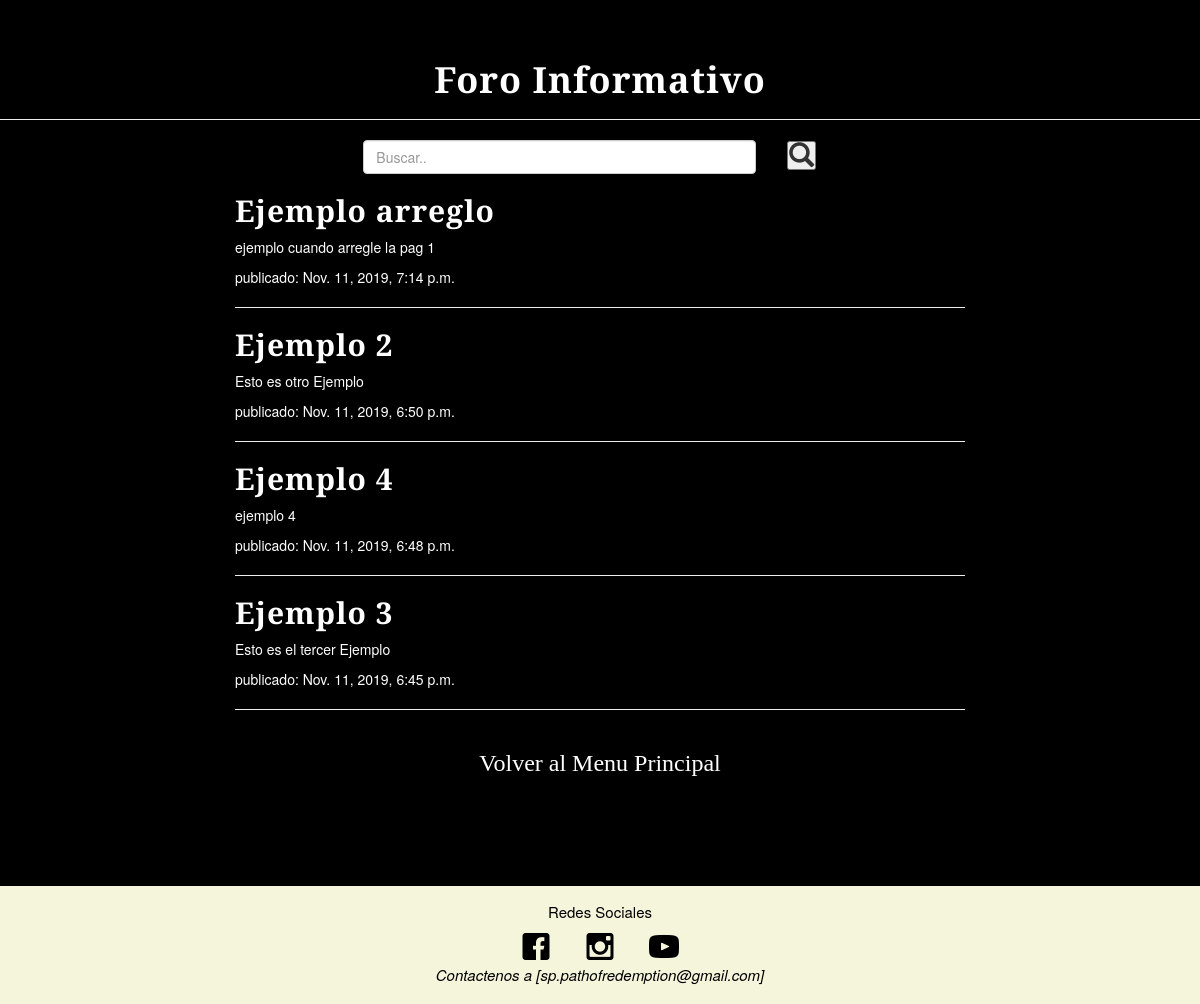
Page /foro on the earlier database version.
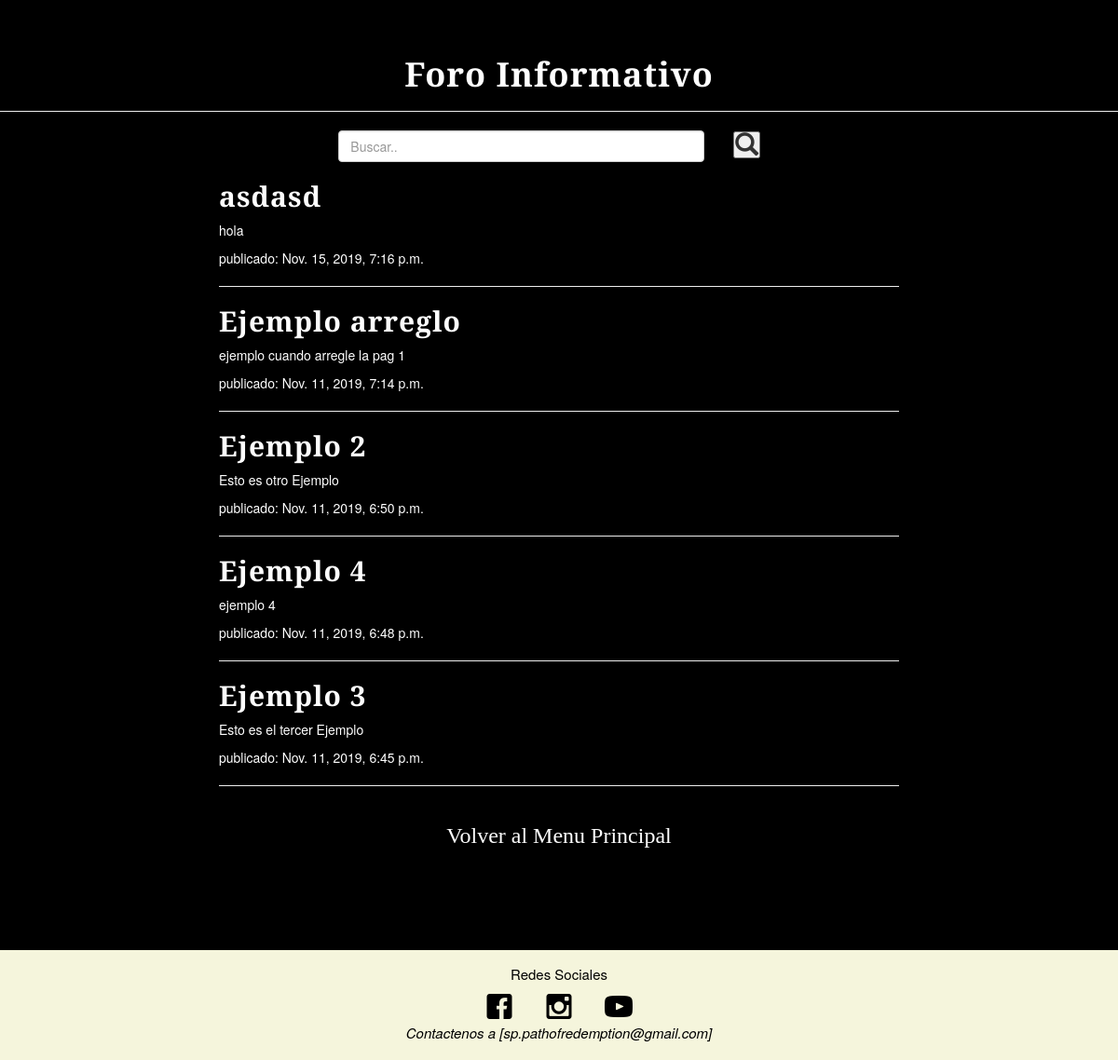
Same page on the later database version.
### Foro/models.py (models this page shows, shortened)
class Post(models.Model):
    author = models.ForeignKey('auth.User', on_delete=models.CASCADE)
    title = models.CharField(max_length=200)
    text = models.TextField()
    created_date = models.DateTimeField(
            default=timezone.now)
    published_date = models.DateTimeField(
            blank=True, null=True)

### Foro/views.py (the view)
# urls.py: path('foro', views.foro, name='foro'),
def foro(request):
    queryset = request.GET.get("buscar")
    if queryset:
        posts = Post.objects.filter(
            Q(title__icontains = queryset) |
            Q(text__icontains = queryset)
        ).distinct()
    else:
        posts = Post.objects.filter(published_date__lte=timezone.now()).order_by('published_date').reverse()
    return render(request, 'Foro/foro.html', {'posts': posts })

### Foro/templates/Foro/foro.html (shortened to what this page needs)
{% extends 'Foro/base.html' %}
    {% block content %} {% for post in posts %}
    <div>
        <h2><a href="{% url 'post_detail' pk=post.pk %}">{{ post.title }}</a></h2>
        <p>{{ post.text|linebreaksbr }}</p>
        <p> publicado: {{ post.published_date }}</p>
        <hr>
    </div>
    {% endfor %} {% endblock %}

Differences in the rows shown:
added Post: title "asdasd", text "hola", published_date "Nov. 15, 2019, 7:16 p.m."
